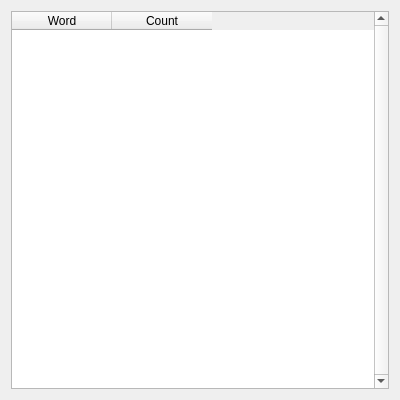
<?xml version="1.0" encoding="UTF-8"?>
<ui version="4.0">
    <class>word_frequency_dialog</class>
    <widget class="QDialog" name="word_frequency_dialog">
        <property name="geometry">
            <rect>
                <x>0</x>
                <y>0</y>
                <width>400</width>
                <height>400</height>
            </rect>
        </property>
        <property name="windowTitle">
            <string>Word Frequency</string>
        </property>
        <layout class="QVBoxLayout" name="verticalLayout">
            <item>
                <widget class="QTableWidget" name="frequency_table">
                    <property name="editTriggers">
                        <set>QAbstractItemView::NoEditTriggers</set>
                    </property>
                    <property name="alternatingRowColors">
                        <bool>true</bool>
                    </property>
                    <property name="selectionBehavior">
                        <enum>QAbstractItemView::SelectRows</enum>
                    </property>
                    <property name="showGrid">
                        <bool>false</bool>
                    </property>
                    <property name="verticalScrollBarPolicy">
                        <enum>Qt::ScrollBarAlwaysOn</enum>
                    </property>
                    <attribute name="verticalHeaderVisible">
                        <bool>false</bool>
                    </attribute>
                    <column>
                        <property name="text">
                            <string>Word</string>
                        </property>
                    </column>
                    <column>
                        <property name="text">
                            <string>Count</string>
                        </property>
                    </column>
                </widget>
            </item>
        </layout>
    </widget>
    <resources/>
    <connections/>
</ui>
